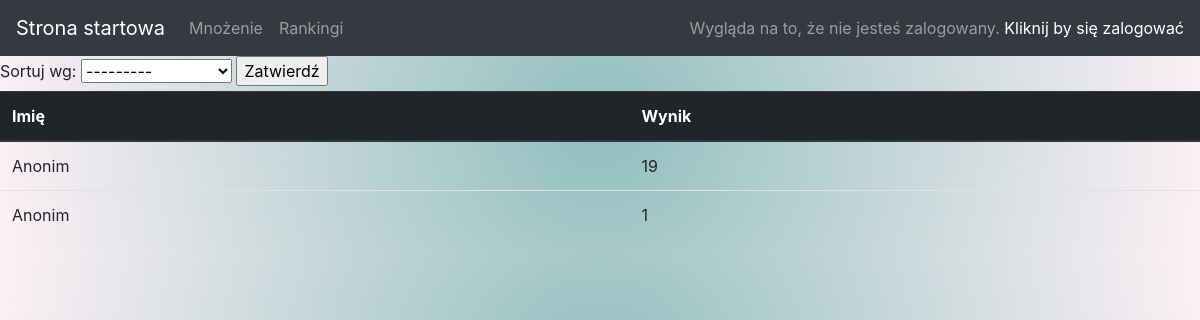
The page /ranking50/ on the database its author committed.
### main/models.py (models this page shows, shortened)
class RankingTo50(models.Model):
    PlayerName = models.CharField(max_length=24)
    Score = models.IntegerField()

### main/views.py (the view)
# urls.py: path("ranking50/", views.ranking50, name="ranking50"),
def ranking50(request):
    sort_by = request.POST.get("sort_by", "-Score")
    rk = RankingTo50.objects.all().order_by(sort_by)
    filter_by = request.POST.get('filter_by', '')
    if filter_by:
        rk = RankingTo50.objects.filter(PlayerName=request.user.username).order_by(sort_by)
    else:
        rk = RankingTo50.objects.all().order_by(sort_by)
    return render(request, "main/ranking.html", {"rk":rk})

### main/templates/main/ranking.html (shortened to what this page needs)
{% extends 'main/base.html' %}
{% block content %}
<div>
    <form method="post">
        <label for="sort_by">Sortuj wg:</label>
        <select id="sort_by" name="sort_by"> {% comment %} onchange="this.form.submit()" {% endcomment %}
            <option value="-Score">---------</option>
        </select>
        <input type="submit" value="Zatwierdź">
    </form>
</div>
{% if rk %}
    <table class="table">
        <thead class="thead-dark">
            <tr>
                <th scope="col">Imię</th>
                <th scope="col">Wynik</th>
            </tr>
        </thead>
        <tbody>
            {% for object in rk %}
                <tr>
                    <td>{{ object.PlayerName }}</td>
                    <td>{{ object.Score }}</td>
                </tr>
            {% endfor %}
        </tbody>
    </table>
{% else %}
    <p>Brak danych w bazie.</p>
{% endif %}
{% endblock content %}

### main/static/css/style.css (style rules this page uses)
body { background: rgb(151,190,192); background: radial-gradient(circle, rgba(151,190,192,1) 0%, rgba(146,191,191,1) 0%, rgba(146,191,191,1) 1%, rgba(238,174,202,0.1825105042016807) 99%); }

### rows shown on the page
RankingTo50: PlayerName "Anonim", Score "19"
RankingTo50: PlayerName "Anonim", Score "1"
